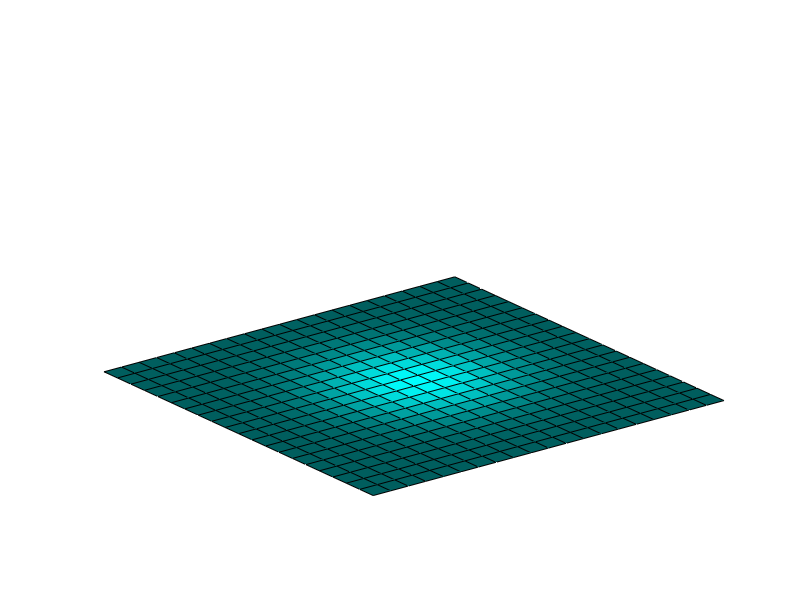

This figure's MATLAB source:
%% Fiona Powers
% EMEC 303 Project 2: Shallow Water Equation
% 12/6/21

%% Shallow Water Chapter Recap
% This is an executable program that illustrates the statements
% introduced in the Shallow Water Chapter of "Experiments in MATLAB".
% You can access it with
%    water_recap
%    edit water_recap
%    publish water_recap
% Related EXM programs
%    waterwave
%% Finite Differences
% A simple example of the grid operations in waterwave.
%% Create a two dimensional grid.
m = 21;
[x,y] = ndgrid(-1: 2/(m-1): 1);

%% The water drop function from waterwave.
U = exp(-5*(x.^2+y.^2));

%% Surf plot of the function
clf
shg
h = surf(x,y,U);
axis off
ax = axis;

%% Colormap
c = (37:100)';
cyan = [0*c c c]/100;
colormap(cyan)
pause(1)

%% Indices in the four compass directions.
n = [2:m m];
e = n;
s = [1 1:m-1];
w = s;

%% A relation parameter. Try other values.
% Experiment with omega slightly greater than one.
omega = 1;


%% Relax.
% Repeatedly replace grid values by relaxed average of four neighbors
tfinal = 500;
for t = 1:tfinal
    U = (1-omega)*U + omega*(U(n,:)+U(:,e)+U(s,:)+U(:,w))/4;
    set(h,'zdata',U);
    axis(ax)
    drawnow
end

